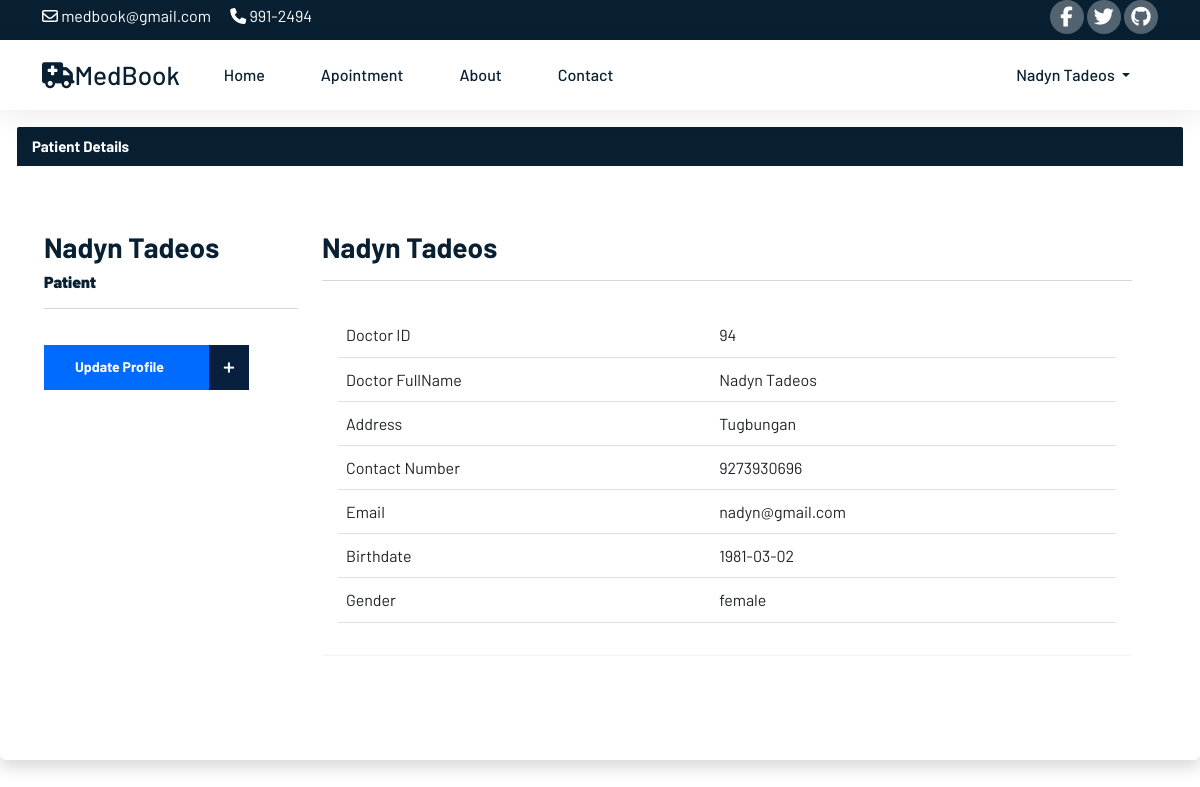
The app's page /user/userprofile.php (signed in) with its own data.
### tables this page shows
CREATE TABLE `patient` (
  `patientID` int(11) NOT NULL,
  `p_FullName` varchar(100) NOT NULL,
  `p_password` varchar(100) NOT NULL,
  `p_DOB` date NOT NULL,
  `p_gender` varchar(20) NOT NULL,
  `p_address` varchar(100) NOT NULL,
  `p_number` bigint(100) NOT NULL,
  `p_email` varchar(100) NOT NULL,
  `patient_type` varchar(100) NOT NULL DEFAULT 'user'
);

### user/userprofile.php (the view, shortened to what this page needs)
<?php
include 'C:\xampp\htdocs\Web_Tech\config\config.php';
include 'C:\xampp\htdocs\Web_Tech\user\userheader.php';
?>
<?php
include 'C:\xampp\htdocs\Web_Tech\config\config.php';
$currentUser = $_SESSION['email'];
$sql = "SELECT * FROM patient WHERE p_email = '$currentUser'";
$result = mysqli_query($conn, $sql);
if ($result) {
if (mysqli_num_rows($result) > 0) {
while ($row = mysqli_fetch_array($result)) {
?>
<!DOCTYPE html>
<html lang="en">
<head>
    <link href="https://cdn.jsdelivr.net/npm/bootstrap@5.2.0/dist/css/bootstrap.min.css" rel="stylesheet">
    <link rel="stylesheet" type="text/css" href="/Web_Tech/css/style.css">
    <link rel="stylesheet" type="text/css" href="/Web_Tech/css/reglog.css">
    <link rel="stylesheet" href="/Web_Tech/css/docprofile.css">
</head>
<body>
<div class="panel panel-primary shadow p-3 mb-5 bg-body rounded">
    <div class="panel-heading" style="background-color: #092032">
        <h3 class="panel-title">Patient Details</h3>
    </div>
    <div class="panel-body">
        <div class="container">
            <section style="padding-bottom: 50px; padding-top: 50px;">
                <div class="row">
                    <div class="row">
                        <div class="col-md-3 col-sm-3">
                            <div class="user-wrapper" >
                                <div class="description">
                                    <h3><?php echo $row['p_FullName'] ?></h3>
                                    <h6> <strong> Patient </strong></h6>
                                    <hr />
                                    <div class="form-group mb-0">
                                        <button type="submit" class="btn medilife-btn" id="medilife" data-bs-toggle="modal" data-bs-target="#userprofile"><a style="color: white; text-decoration: none;" href="?update=<?php echo $row['patientID']; ?>"> Update Profile </a><span>+</span></button>
                                    </div>
                                </div>
                            </div>
                        </div>
                        <div class="col-md-9 col-sm-9  user-wrapper">
                            <div class="description">
                                <h3> <?php echo $row['p_FullName']; ?> </h3>
                                <hr />
                                <div class="panel panel-default">
                                    <div class="panel-body">
                                        <table class="table table-user-information" align="center">
                                            <tbody>
                                            <tr>
                                                <td>Doctor ID</td>
                                                <td><?php echo $row['patientID']; ?></td>
                                            </tr>
                                            <tr>
                                                <td>Doctor FullName</td>
                                                <td><?php echo $row['p_FullName']; ?></td>
                                            </tr>
                                            <tr>
                                                <td>Address</td>
                                                <td><?php echo $row['p_address']; ?></td>
                                            </tr>
                                            <tr>
                                                <td>Contact Number</td>
                                                <td><?php echo $row['p_number']; ?>
                                                </td>
                                            </tr>
                                            <tr>
                                                <td>Email</td>
                                                <td><?php echo $row['p_email']; ?>
                                                </td>
                                            </tr>
                                            <tr>
                                                <td>Birthdate</td>
                                                <td><?php echo $row['p_DOB']; ?>
                                                </td>
                                            <tr>
                                                <td>Gender</td>
                                                <td><?php echo $row['p_gender']; ?>
                                                </td>
                                            </tr>
                                            </tbody>
                                        </table>
                                    </div>
                                </div>
                            </div>
                        </div>
                    </div>
                </div>
            </section>
        </div>
    </div>
</div>
<?php
}
}
}
?>
</body>
</html>

### user/userheader.php (shortened to what this page needs)
<!DOCTYPE html>
<html lang="en">
<head>
    <link href="https://cdn.jsdelivr.net/npm/bootstrap@5.2.0/dist/css/bootstrap.min.css" rel="stylesheet">
    <link rel="stylesheet" type="text/css" href="/Web_Tech/css/style.css">
    <link rel="stylesheet" type="text/css" href="/Web_Tech/css/reglog.css">
</head>
<body>
<div class="top-nav" id="home">
    <div class="container">
        <div class="row justify-content-between">
            <div class="col-auto">
                <p>
                    <i class="fa-regular fa-envelope"></i>
                    <span>medbook@gmail.com</span>
                </p>
                <p>
                    <i class="fa-solid fa-phone"></i>
                    <span>991-2494</span>
                </p>
            </div>
            <div class="col-auto social-icons">
                <a href=""><i class="fa-brands fa-facebook-f"></i></a>
                <a href=""><i class="fa-brands fa-twitter"></i></i></a>
                <a href=""><i class="fa-brands fa-github"></i></i></a>
            </div>
        </div>
    </div>
</div>
<header class="sticky-top">
    <nav class="navbar navbar-expand-lg navbar-light bg-white">
        <div class="container">
            <a href="#" class="navbar-brand mb-0" >
                <i class="fa-solid fa-truck-medical"></i>MedBook
            </a>
            <div class="collapse navbar-collapse" id="navbarNav">
                <ul class="navbar-nav" id="nav_left">
                    <li class="nav-item">
                        <a class="nav-link" aria-current="page" href="/Web_Tech/user/userhome.php">Home</a>
                    </li>
                    <li class="nav-item">
                        <a class="nav-link" href="/Web_Tech/user/userappointment.php">Apointment</a>
                    </li>
                    <li class="nav-item">
                        <a class="nav-link" href="#">About</a>
                    </li>
                    <li class="nav-item">
                        <a class="nav-link" href="#">Contact</a>
                    </li>
                </ul>
                <ul class="navbar-nav ms-auto" id="nav_right">
                    <?php
                    $currentUser = $_SESSION['email'];
                    $sql = "SELECT * FROM patient WHERE p_email = '$currentUser'";
                    $result = mysqli_query($conn, $sql);
                    if ($result) {
                        if (mysqli_num_rows($result) > 0) {
                            while ($row = mysqli_fetch_array($result)) {
                                ?>
                                <li class="nav-item dropdown collapse navbar-collapse" id="navbarSupportedContent">
                                    <a class="nav-link dropdown-toggle" id="navbarDropdownMenuLink" role="button" data-bs-toggle="dropdown" aria-expanded="false">
                                       <?php echo $row['p_FullName'];?>
                                    </a>
                                </li>
                                <?php
                            }
                        }
                    }
                    ?>
                </ul>
            </div>
        </div>
    </nav>
</header>
</body>
</html>

### css/style.css (style rules this page uses)
h1,h2,h3,h4,h5,h6 { font-weight: 700; color: #092032; }
a { color: #092032; font-weight: 700; }
.top-nav { background-color: #092032; }
.top-nav p { margin-bottom: 10px; display: inline-block; margin-right: 16px; color: white; }
.top-nav i, .top-nav span { vertical-align: middle; }
.social-icons a { width: 34px; height: 34px; background-color: rgba(255, 255, 255, 0.3); display: inline-flex ; align-items: center; justify-content: center; text-decoration: none; color: white; font-size: 20px; border-radius: 100%; transition: 0.3s ease; }
.navbar { box-shadow: 0px 6px 30px rgba(0, 0, 0, 0.08); }
.navbar a { color: #092032; text-decoration: none; font-weight: 500; transition: 0.5s ease; }
.navbar-brand { font-weight: 700; font-size: 26px; color: #092032; }
.nav-item { margin: 0px 20px 0px 20px; }
.btn { padding: 9px 24px; }
p { color: #f6f6f6; }
#medilife { display: inline-block; color: #ffffff; background-color: #006cff; height: 45px; padding: 0 55px 0 30px; line-height: 42px; font-size: 14px; min-width: 140px; border-radius: 0; font-weight: 700; position: relative; z-index: 1; transition-duration: 500ms; }
.medilife-btn span { width: 40px; height: 45px; background-color: #081f3e; display: inline-block; position: absolute; top: -1px; right: -30px; font-size: 24px; color: #ffffff; font-weight: 500; transition-duration: 500ms; }
.panel { margin-bottom: 23px; background-color: #ffffff; border: 1px solid transparent; border-radius: 3px; -webkit-box-shadow: 0 1px 1px rgba(0, 0, 0, 0.05); box-shadow: 0 1px 1px rgba(0, 0, 0, 0.05); }
.panel-body { padding: 15px; }
.panel-heading { padding: 10px 15px; border-bottom: 1px solid transparent; border-top-right-radius: 2px; border-top-left-radius: 2px; }
.panel-title { margin-top: 0; margin-bottom: 0; font-size: 15px; color: inherit; }
.panel-default { border-color: #dddddd; }

### css/reglog.css (style rules this page uses)
.btn { padding: 9px 24px; margin-top: 20px; }

### css/docprofile.css (style rules this page uses)
.panel { margin-bottom: 23px; background-color: #ffffff; border: 1px solid transparent; border-radius: 3px; box-shadow: 0 1px 1px rgba(0, 0, 0, 0.05); }
.panel-body { padding: 15px; }
.panel-heading { padding: 10px 15px; border-bottom: 1px solid transparent; border-top-right-radius: 2px; border-top-left-radius: 2px; }
.panel-title { margin-top: 0; margin-bottom: 0; font-size: 15px; color: inherit; }
.panel-primary > .panel-heading { color: #ffffff; background-color: #2196f3; }

### records on screen
patient: p_FullName "Nadyn Tadeos", patientID "94", p_address "Tugbungan", p_number "9273930696", p_email "nadyn@gmail.com", p_DOB "1981-03-02", p_gender "female"
